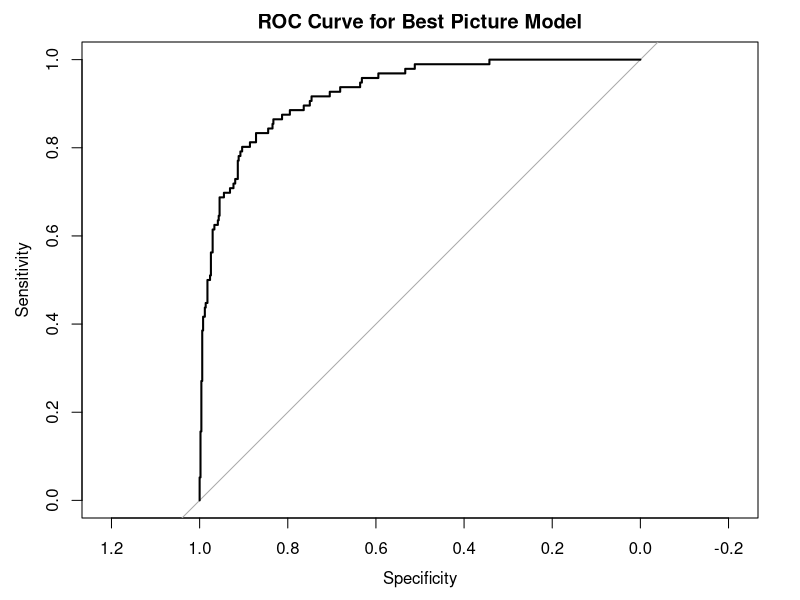

Reproduce this figure in R.
setwd("C:/Users/caitlyn jones/OneDrive/classes/math/statistical modelling/Coursework")
oscars <- read.csv("oscars.csv", header = TRUE)
oscars <- oscars[oscars$Ch != 0, ]
oscars$Ch <- ifelse(oscars$Ch == 1, 1, 0)
full_model <- glm(Ch ~ Nom + Pic + Dir + Aml + Afl + Ams + Afs + Scr + Cin + Art + Cos + Sco + Son + Edi + Sou + For + Anf + Eff + Mak + Dan + AD + Gdr + Gmc + Gd + Gm1 + Gm2 + Gf1 + Gf2 + PGA + DGA + Action + Adventure + Animation + Biography + Comedy + Crime + Docu + Drama + Family + Fantasy + Film.noir + History + Horror + Music + Musical + Mystery + Romance + SciFi + Sport + Thriller + War + Western + Length + Days + G + PG + PG13 + R + U + Ebert + NYFCC + LAFCA + NSFC + NBR + WR, data = oscars, family = binomial)
summary(full_model)
exp(coef(full_model)["Dir"])
confint(full_model, "Dir")
library(MASS)
best_model <- step(full_model, direction = "both")
summary(best_model)
library(pROC)
predicted_probs <- predict(best_model, type ="response")
roc_curve <- roc(oscars$Ch, predicted_probs)
plot(roc_curve, main = "ROC Curve for Best Picture Model")
auc_value <- auc(roc_curve)
print(auc_value)
opt_thresh <- coords(roc_curve, "best", ret = "threshold")
print(opt_thresh)
str(predicted_probs)
str(oscars$Ch)
predicted_probs <- as.numeric(predicted_probs)
pred_class <- ifelse(predicted_probs >= opt_thresh, 1, 0)
opt_thresh <- as.numeric(opt_thresh)
pred_class <- ifelse(predicted_probs >= opt_thresh, 1, 0)
con_mat <- table(Predicted = pred_class, Actual = oscars$Ch)
sensitivity <- con_mat[2,2] / (con_mat[2,2] + con_mat[1,2])
print(sensitivity)
oscars <- read.csv("oscars.csv", header = TRUE)
curr_noms <- oscars[oscars$Ch == 0,]
curr_noms$Predicted_Prob <- predict(best_model, newdata = curr_noms, type = "response")
curr_noms$Normalized_Prob <- curr_noms$Predicted_Prob / sum(curr_noms$Predicted_Prob)
results <- curr_noms[, c("Name", "Normalized_Prob")]
print(results)

